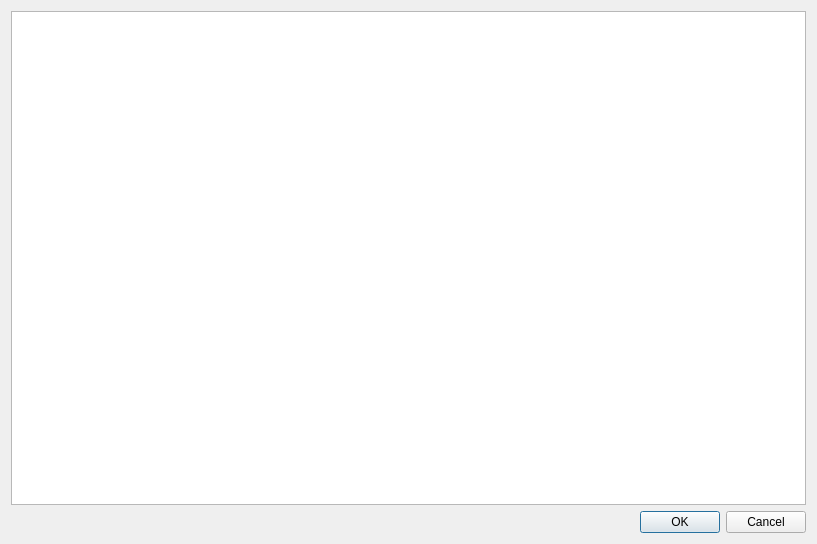
<?xml version="1.0" encoding="UTF-8"?>
<ui version="4.0">
 <class>Dialog1</class>
 <widget class="QDialog" name="Dialog1">
  <property name="geometry">
   <rect>
    <x>0</x>
    <y>0</y>
    <width>817</width>
    <height>544</height>
   </rect>
  </property>
  <property name="windowTitle">
   <string>Dialog</string>
  </property>
  <layout class="QVBoxLayout" name="verticalLayout">
   <item>
    <widget class="myview" name="dialoggv"/>
   </item>
   <item>
    <widget class="QDialogButtonBox" name="buttonBox">
     <property name="orientation">
      <enum>Qt::Horizontal</enum>
     </property>
     <property name="standardButtons">
      <set>QDialogButtonBox::Cancel|QDialogButtonBox::Ok</set>
     </property>
    </widget>
   </item>
  </layout>
 </widget>
 <customwidgets>
  <customwidget>
   <class>myview</class>
   <extends>QGraphicsView</extends>
   <header>myview.h</header>
  </customwidget>
 </customwidgets>
 <resources/>
 <connections>
  <connection>
   <sender>buttonBox</sender>
   <signal>accepted()</signal>
   <receiver>Dialog1</receiver>
   <slot>accept()</slot>
   <hints>
    <hint type="sourcelabel">
     <x>248</x>
     <y>254</y>
    </hint>
    <hint type="destinationlabel">
     <x>157</x>
     <y>274</y>
    </hint>
   </hints>
  </connection>
  <connection>
   <sender>buttonBox</sender>
   <signal>rejected()</signal>
   <receiver>Dialog1</receiver>
   <slot>reject()</slot>
   <hints>
    <hint type="sourcelabel">
     <x>316</x>
     <y>260</y>
    </hint>
    <hint type="destinationlabel">
     <x>286</x>
     <y>274</y>
    </hint>
   </hints>
  </connection>
 </connections>
</ui>
